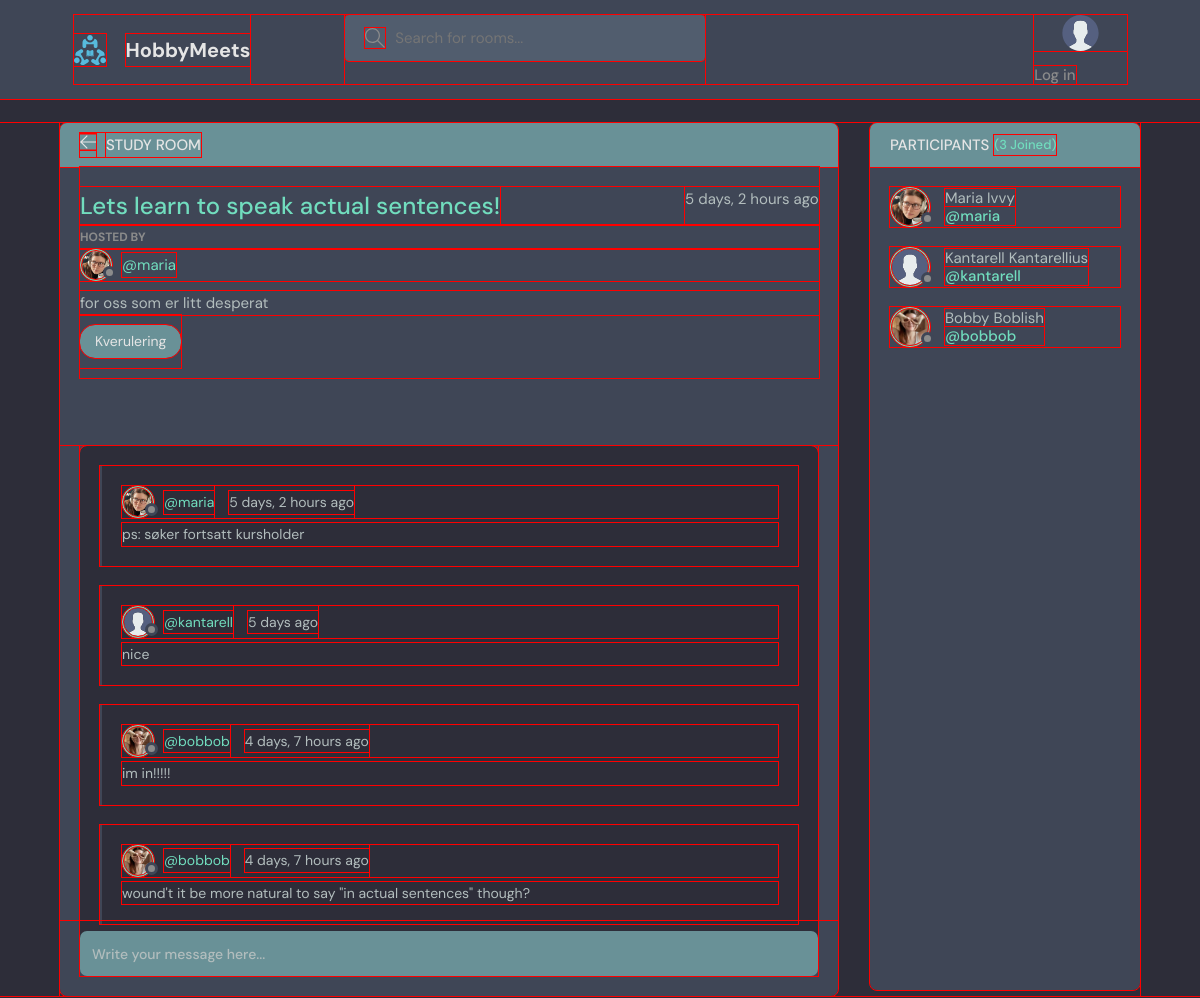
/room/1, run on the app's committed database.
### base/models.py (models this page shows, shortened)
class Room(models.Model):
    host = models.ForeignKey(User, on_delete=models.SET_NULL, null=True)
    topic = models.ForeignKey(Topic, on_delete=models.SET_NULL, null=True) #ForeignKey establishes a parent-child relationship with Topic. Need to allow null=True in the db bc of SET_NULL
    name = models.CharField(max_length=200)
    description = models.TextField(null=True, blank=True) # null=True doesn't actually do much as explained here: https://stackoverflow.com/questions/8609192/what-is-the-difference-between-null-true-and-blank-true-in-django
    participants = models.ManyToManyField(User, related_name='participants', blank=True) #more about related_name on Notion/Stackoverflow. Blank=true means you can submit a form without filling everying out
    updated = models.DateTimeField(auto_now=True) #auto_now takes a snapshot everytime the instance is saved _ Eg. when the room was last updated
    created = models.DateTimeField(auto_now_add=True) #only takes a timestamp when the instance is created - Eg. when the room was created
    class Meta:
        ordering = ['-updated', '-created'] #the dash means descending order, eg. newest updated / created will be first

class User(AbstractUser):
    name = models.CharField(max_length=200, null=True)
    email = models.EmailField(unique=True, null=True)
    bio = models.TextField(null=True)
    avatar = models.ImageField(null=True, default="avatar.svg") #TODO: fix the avatar to be something more fun, ideally a few that are randomly assigned
    USERNAME_FIELD = 'email' # override orig. User and set email as login info
    REQUIRED_FIELDS = []

class Topic(models.Model):
    name = models.CharField(max_length=200)
    def __str__(self):
        return self.name

class Message(models.Model):
    user = models.ForeignKey(User, on_delete=models.CASCADE) #the user that is posting the message. User class is imported (django.contrib.auth.models)
    room = models.ForeignKey(Room, on_delete=models.CASCADE) #ForeignKey establishes a parent-child relationship with Room, and CASCADE means that when a Room object is deleted, all its children are deleted as well
    body = models.TextField() #leave empty to force users to write message
    updated = models.DateTimeField(auto_now=True) #auto_now takes a snapshot everytime the instance is saved _ Eg. when the room was last updated
    created = models.DateTimeField(auto_now_add=True) #only takes a timestamp when the instance is created - Eg. when the room was created
    class Meta:
        ordering = ['-created'] #the dash means descending order, eg. newest updated / created will be first

### base/views.py (the view, shortened to what this page needs)
# urls.py: path('room/<str:pk>', views.room, name ="room"), #c <> is used to make whatever you pass in dynamic (in our case a string), and pk stands for primary key
def room(request, pk):
    room = Room.objects.get(id=pk) #the get function looks in the Room model(db) for an id that matches pk. Each model object in Django gets an id autmatically assigned.
    room_messages = room.message_set.all().order_by('created') #since Message model has Room as FK, you can access the Message objects from the related Room through message_set.
    participants = room.participants.all() #can use participants.all() bc participants has been specified as a related_name in models.
    context = {'room' : room, 'room_messages': room_messages, 'participants': participants}
    return render(request, 'base/room.html', context)

### base/context_processors.py (called while the page is built)
def globalVars(request):
    topics = Topic.objects.all()
    top_topics = Topic.objects.all()[0:5] #lazy way of making above request work in the template:))
    total_room_count = Room.objects.all().count()
    context = {'topics': topics, 'total_room_count': total_room_count, 'top_topics': top_topics}
    return context

### base/templates/base/room.html (shortened to what this page needs)
{% extends 'main.html' %}
{% block content %}
    <main class="profile-page layout layout--2">
      <div class="container">
        <div class="room">
          <div class="room__top">
            <div class="room__topLeft">
              <a href="{{request.META.HTTP_REFERER}}">
                <svg version="1.1" xmlns="http://www.w3.org/2000/svg" width="32" height="32" viewBox="0 0 32 32">
                  <title>arrow-left</title>
                  <path
                    d="M13.723 2.286l-13.723 13.714 13.719 13.714 1.616-1.611-10.96-10.96h27.625v-2.286h-27.625l10.965-10.965-1.616-1.607z"
                  ></path>
                </svg>
              </a>
              <h3>Study Room</h3>
            </div>
          </div>
          <div class="room__box scroll">
            <div class="room__header scroll">
              <div class="room__info">
                <h3>{{room.name}}</h3>
                <span>{{room.created|timesince}} ago</span>
              </div>
              <div class="room__hosted">
                <p>Hosted By</p>
                <a href="{% url 'user-profile' room.host.id %}" class="room__author">
                  <div class="avatar avatar--small">
                    <img src="{{room.host.avatar.url}}" />
                  </div>
                  <span>@{{room.host.username}}</span>
                </a>
              </div>
              <div class="room__details">
                {{room.description}}
              </div>
              <a href="{% url 'home' %}?q={{room.topic.name}}"><span class="room__topics">{{room.topic}}</span></a>
            </div>
            <div class="room__conversation">
              <div class="threads scroll">
                {% for message in room_messages %}
                <div class="thread">
                  <div class="thread__top">
                    <div class="thread__author">
                      <a href="{% url 'user-profile' message.user.id %}" class="thread__authorInfo">
                        <div class="avatar avatar--small">
                          <img src="{{message.user.avatar.url}}" />
                        </div>
                        <span>@{{message.user.username}}</span>
                      </a>
                      <span class="thread__date">{{message.created|timesince}} ago</span>
                    </div>
                  </div>
                  <div class="thread__details">
                    {{message.body}}
                  </div>
                </div>
                {% endfor %}
              </div>
            </div>
          </div>
          <div class="room__message">
            <form method="POST">
              <input name="body" placeholder="Write your message here..." /></form>
          </div>
        </div>
        <div class="participants">
          <h3 class="participants__top">Participants <span>({{participants.count}} Joined)</span></h3>
          <div class="participants__list scroll">
            {% for user in participants %}
            <a href="{% url 'user-profile' user.id %}" class="participant">
              <div class="avatar avatar--medium">
                <img src="{{user.avatar.url}}" />
              </div>
              <p>
                {{user.name}}
                <span>@{{user.username}}</span>
              </p>
            </a>
            {% endfor %}
          </div>
        </div>
      </div>
    </main>
    {% endblock %}

### data on the page
Room: name "Lets learn to speak actual sentences!", created "5 days, 2 hours", host.avatar (picture), host.username "maria", description "for oss som er litt desperat", topic "Kverulering"
Message: user.avatar (picture), user.username "maria", created "5 days, 2 hours", body "ps: søker fortsatt kursholder"
Message: user.avatar (placeholder picture), user.username "kantarell", created "5 days", body "nice"
Message: user.avatar (picture), user.username "bobbob", created "4 days, 7 hours", body "im in!!!!!"
Message: user.avatar (picture), user.username "bobbob", created "4 days, 7 hours", body "wound't it be more natural to say \"in actual sentences\" though?"
User: avatar (picture), name "Maria Ivvy", username "maria"
User: avatar (placeholder picture), name "Kantarell Kantarellius", username "kantarell"
User: avatar (picture), name "Bobby Boblish", username "bobbob"

### other printed values
{{ participants.count }} "3"
